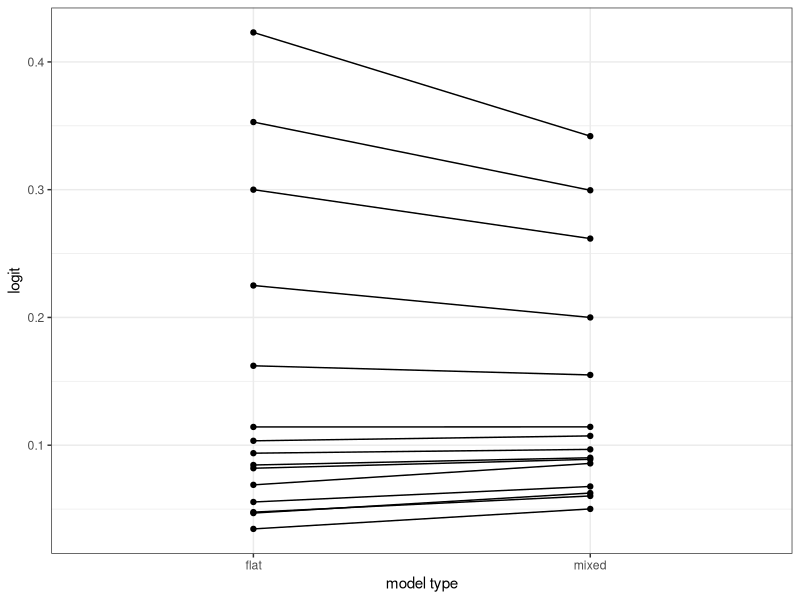

This figure's R source:
library(tidyverse)

## Random Effect Models --------------------------------------------------------

## loading the cbpp dataset
library(lme4)

cbpp_df <- as_tibble(lme4::cbpp)
cbpp_df

## look at batch 4

cbpp_df_4 <- filter(cbpp_df, herd == "4")

fit1 <- glm(cbind(incidence, size - incidence) ~ 1,
            family = binomial,
            data = cbpp_df_4)

## estimated value of beta, i.e. the log odds of disease incidence in herd 4
coef(fit1)
## estimated value of pi, i.e. the probability of disease incidence in herd 4
plogis(coef(fit1))
## 95% confidence interval on the probability of disease incidence in herd 4
plogis(confint.default(fit1))

## a single model of all herds
fit2 <- glm(cbind(incidence, size - incidence) ~ 0 + herd,
            family = binomial,
            data = cbpp_df)
round(plogis(coef(fit2)), 2)

logits_glm <- coef(fit2)
pi_glm <- plogis(coef(fit2))

# multilevel version of the multi herd model
library(lme4)
fit3 <- glmer(cbind(incidence, size - incidence) ~ 1 + (1 | herd),
              family = binomial,
              data = cbpp_df)
summary(fit3)

fixef(fit3)
VarCorr(fit3)$herd[1]

fixef(fit3) + c(-1, 1) * 1.96 * VarCorr(fit3)$herd[1]
plogis(fixef(fit3) + c(-1, 1) * 1.96 * VarCorr(fit3)$herd[1])
## if we repeated this study with an infinite number of herds, we expect
## that 95% of the time the incidence will be between these probabilities

## random effect, or random differences, from the average log odds
ranef(fit3)
coef(fit2)




comp <- tibble("herd" = 1:15,
               "flat" = plogis(coef(fit2)),
               "mixed" = plogis(fixef(fit3) + ranef(fit3)$herd$`(Intercept)`))

comp %>%
  pivot_longer(2:3,
               names_to = "model type",
               values_to = "logit") %>%
  ggplot(aes(x = `model type`, y = logit, group = herd)) +
  theme_bw() +
  geom_point() +
  geom_line()

#weight_df <- read_csv("https://raw.githubusercontent.com/rafamoral/courses/main/intro_glm/data/weight.csv")
#weight_df

